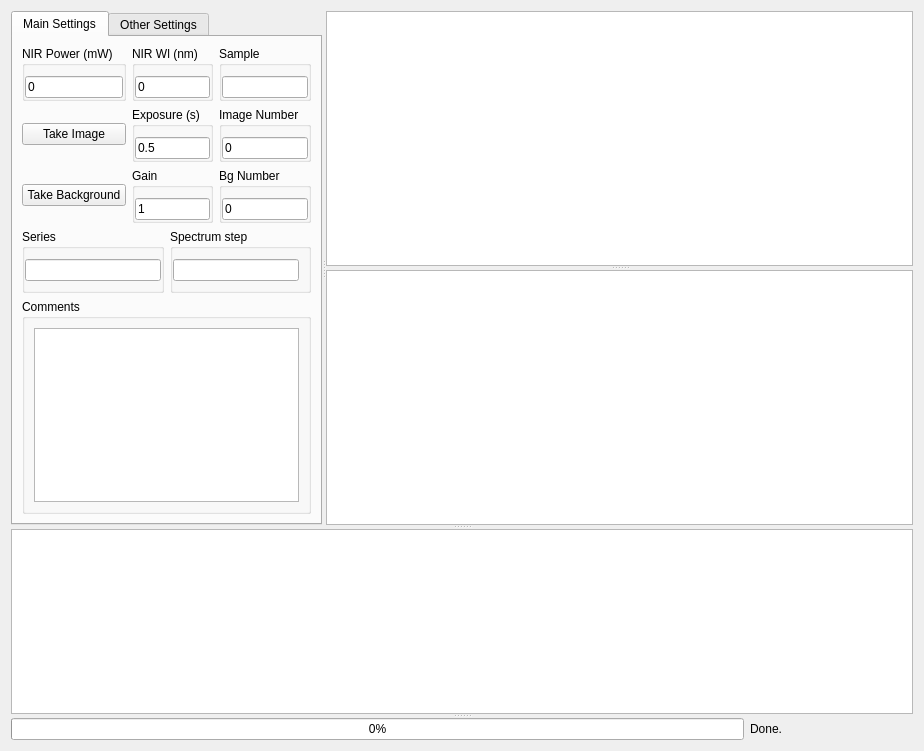
<?xml version="1.0" encoding="UTF-8"?>
<ui version="4.0">
 <class>Alignment</class>
 <widget class="QWidget" name="Alignment">
  <property name="geometry">
   <rect>
    <x>0</x>
    <y>0</y>
    <width>924</width>
    <height>751</height>
   </rect>
  </property>
  <property name="windowTitle">
   <string>Form</string>
  </property>
  <layout class="QVBoxLayout" name="verticalLayout">
   <item>
    <widget class="QSplitter" name="splitterAll">
     <property name="orientation">
      <enum>Qt::Vertical</enum>
     </property>
     <widget class="QSplitter" name="splitterTop">
      <property name="orientation">
       <enum>Qt::Horizontal</enum>
      </property>
      <widget class="QTabWidget" name="tabWidget_3">
       <property name="sizePolicy">
        <sizepolicy hsizetype="Expanding" vsizetype="Expanding">
         <horstretch>1</horstretch>
         <verstretch>0</verstretch>
        </sizepolicy>
       </property>
       <property name="currentIndex">
        <number>0</number>
       </property>
       <widget class="QWidget" name="tab_3">
        <attribute name="title">
         <string>Main Settings</string>
        </attribute>
        <layout class="QVBoxLayout" name="verticalLayout_3">
         <item>
          <layout class="QGridLayout" name="gridLayout" columnstretch="1,0,0">
           <item row="0" column="2">
            <widget class="QGroupBox" name="groupBox_42">
             <property name="title">
              <string>Sample</string>
             </property>
             <property name="flat">
              <bool>true</bool>
             </property>
             <property name="checkable">
              <bool>false</bool>
             </property>
             <layout class="QGridLayout" name="gridLayout_12">
              <property name="leftMargin">
               <number>0</number>
              </property>
              <property name="topMargin">
               <number>10</number>
              </property>
              <property name="rightMargin">
               <number>0</number>
              </property>
              <property name="bottomMargin">
               <number>0</number>
              </property>
              <property name="spacing">
               <number>0</number>
              </property>
              <item row="0" column="0">
               <widget class="QLineEdit" name="tSampleName">
                <property name="toolTip">
                 <string/>
                </property>
                <property name="statusTip">
                 <string/>
                </property>
                <property name="whatsThis">
                 <string/>
                </property>
                <property name="accessibleName">
                 <string/>
                </property>
                <property name="accessibleDescription">
                 <string/>
                </property>
                <property name="inputMethodHints">
                 <set>Qt::ImhNone</set>
                </property>
                <property name="text">
                 <string/>
                </property>
               </widget>
              </item>
             </layout>
            </widget>
           </item>
           <item row="0" column="0">
            <widget class="QGroupBox" name="groupBox_4">
             <property name="title">
              <string>NIR Power (mW)</string>
             </property>
             <property name="flat">
              <bool>true</bool>
             </property>
             <property name="checkable">
              <bool>false</bool>
             </property>
             <layout class="QGridLayout" name="gridLayout_3">
              <property name="leftMargin">
               <number>0</number>
              </property>
              <property name="topMargin">
               <number>10</number>
              </property>
              <property name="rightMargin">
               <number>0</number>
              </property>
              <property name="bottomMargin">
               <number>0</number>
              </property>
              <property name="spacing">
               <number>0</number>
              </property>
              <item row="0" column="0">
               <widget class="QFNumberEdit" name="tCCDNIRP">
                <property name="text">
                 <string>0</string>
                </property>
               </widget>
              </item>
             </layout>
            </widget>
           </item>
           <item row="4" column="0">
            <widget class="QPushButton" name="bCCDBack">
             <property name="text">
              <string>Take Background</string>
             </property>
            </widget>
           </item>
           <item row="4" column="1">
            <widget class="QGroupBox" name="groupBox_35">
             <property name="title">
              <string>Gain</string>
             </property>
             <property name="flat">
              <bool>true</bool>
             </property>
             <layout class="QHBoxLayout" name="horizontalLayout_33">
              <property name="leftMargin">
               <number>0</number>
              </property>
              <property name="topMargin">
               <number>10</number>
              </property>
              <property name="rightMargin">
               <number>0</number>
              </property>
              <property name="bottomMargin">
               <number>0</number>
              </property>
              <item>
               <widget class="QINumberEdit" name="tEMCCDGain">
                <property name="text">
                 <string>1</string>
                </property>
               </widget>
              </item>
             </layout>
            </widget>
           </item>
           <item row="4" column="2">
            <widget class="QGroupBox" name="groupBox_38">
             <property name="title">
              <string>Bg Number</string>
             </property>
             <property name="flat">
              <bool>true</bool>
             </property>
             <property name="checkable">
              <bool>false</bool>
             </property>
             <layout class="QGridLayout" name="gridLayout_8">
              <property name="leftMargin">
               <number>0</number>
              </property>
              <property name="topMargin">
               <number>10</number>
              </property>
              <property name="rightMargin">
               <number>0</number>
              </property>
              <property name="bottomMargin">
               <number>0</number>
              </property>
              <property name="spacing">
               <number>0</number>
              </property>
              <item row="0" column="0">
               <widget class="QINumberEdit" name="tCCDBGNum">
                <property name="text">
                 <string>0</string>
                </property>
               </widget>
              </item>
             </layout>
            </widget>
           </item>
           <item row="3" column="0">
            <widget class="QPushButton" name="bCCDImage">
             <property name="text">
              <string>Take Image</string>
             </property>
            </widget>
           </item>
           <item row="3" column="1">
            <widget class="QGroupBox" name="groupBox_34">
             <property name="title">
              <string>Exposure (s)</string>
             </property>
             <property name="flat">
              <bool>true</bool>
             </property>
             <layout class="QHBoxLayout" name="horizontalLayout_32">
              <property name="leftMargin">
               <number>0</number>
              </property>
              <property name="topMargin">
               <number>10</number>
              </property>
              <property name="rightMargin">
               <number>0</number>
              </property>
              <property name="bottomMargin">
               <number>0</number>
              </property>
              <item>
               <widget class="QFNumberEdit" name="tEMCCDExp">
                <property name="text">
                 <string>0.5</string>
                </property>
               </widget>
              </item>
             </layout>
            </widget>
           </item>
           <item row="0" column="1">
            <widget class="QGroupBox" name="groupBox_36">
             <property name="title">
              <string>NIR Wl (nm)</string>
             </property>
             <property name="flat">
              <bool>true</bool>
             </property>
             <property name="checkable">
              <bool>false</bool>
             </property>
             <layout class="QGridLayout" name="gridLayout_6">
              <property name="leftMargin">
               <number>0</number>
              </property>
              <property name="topMargin">
               <number>10</number>
              </property>
              <property name="rightMargin">
               <number>0</number>
              </property>
              <property name="bottomMargin">
               <number>0</number>
              </property>
              <property name="spacing">
               <number>0</number>
              </property>
              <item row="0" column="0">
               <widget class="QFNumberEdit" name="tCCDNIRwavelength">
                <property name="text">
                 <string>0</string>
                </property>
               </widget>
              </item>
             </layout>
            </widget>
           </item>
           <item row="3" column="2">
            <widget class="QGroupBox" name="groupBox_37">
             <property name="title">
              <string>Image Number</string>
             </property>
             <property name="flat">
              <bool>true</bool>
             </property>
             <property name="checkable">
              <bool>false</bool>
             </property>
             <layout class="QGridLayout" name="gridLayout_7">
              <property name="leftMargin">
               <number>0</number>
              </property>
              <property name="topMargin">
               <number>10</number>
              </property>
              <property name="rightMargin">
               <number>0</number>
              </property>
              <property name="bottomMargin">
               <number>0</number>
              </property>
              <property name="spacing">
               <number>0</number>
              </property>
              <item row="0" column="0">
               <widget class="QINumberEdit" name="tCCDImageNum">
                <property name="text">
                 <string>0</string>
                </property>
               </widget>
              </item>
             </layout>
            </widget>
           </item>
          </layout>
         </item>
         <item>
          <layout class="QHBoxLayout" name="horizontalLayout_4">
           <item>
            <widget class="QGroupBox" name="groupBox_Series">
             <property name="title">
              <string>Series</string>
             </property>
             <property name="flat">
              <bool>true</bool>
             </property>
             <layout class="QHBoxLayout" name="horizontalLayout">
              <property name="leftMargin">
               <number>0</number>
              </property>
              <property name="topMargin">
               <number>10</number>
              </property>
              <property name="rightMargin">
               <number>0</number>
              </property>
              <item>
               <widget class="QLineEdit" name="tCCDSeries">
                <property name="toolTip">
                 <string>NIRP, NIRW, FELF, FELP, SLITS, SPECL</string>
                </property>
               </widget>
              </item>
             </layout>
            </widget>
           </item>
           <item>
            <widget class="QGroupBox" name="groupBox_3">
             <property name="title">
              <string>Spectrum step</string>
             </property>
             <property name="flat">
              <bool>true</bool>
             </property>
             <layout class="QVBoxLayout" name="verticalLayout_2">
              <property name="leftMargin">
               <number>0</number>
              </property>
              <property name="topMargin">
               <number>10</number>
              </property>
              <item>
               <widget class="QLineEdit" name="tSpectrumStep"/>
              </item>
             </layout>
            </widget>
           </item>
          </layout>
         </item>
         <item>
          <widget class="QGroupBox" name="groupBox_46">
           <property name="title">
            <string>Comments</string>
           </property>
           <property name="flat">
            <bool>true</bool>
           </property>
           <layout class="QHBoxLayout" name="horizontalLayout_37">
            <item>
             <widget class="QTextEdit" name="tCCDComments"/>
            </item>
           </layout>
          </widget>
         </item>
        </layout>
       </widget>
       <widget class="QWidget" name="tab_4">
        <attribute name="title">
         <string>Other Settings</string>
        </attribute>
        <layout class="QHBoxLayout" name="horizontalLayout_52">
         <item>
          <layout class="QGridLayout" name="gridLayout_17">
           <item row="0" column="3">
            <widget class="QGroupBox" name="groupBox_45">
             <property name="title">
              <string>Slits</string>
             </property>
             <property name="flat">
              <bool>true</bool>
             </property>
             <property name="checkable">
              <bool>false</bool>
             </property>
             <layout class="QGridLayout" name="gridLayout_15">
              <property name="leftMargin">
               <number>0</number>
              </property>
              <property name="topMargin">
               <number>10</number>
              </property>
              <property name="rightMargin">
               <number>0</number>
              </property>
              <property name="bottomMargin">
               <number>0</number>
              </property>
              <property name="spacing">
               <number>0</number>
              </property>
              <item row="0" column="0">
               <widget class="QLineEdit" name="tCCDSlits">
                <property name="text">
                 <string>0</string>
                </property>
               </widget>
              </item>
             </layout>
            </widget>
           </item>
           <item row="1" column="3">
            <widget class="QGroupBox" name="groupBox_44">
             <property name="title">
              <string>Ymax</string>
             </property>
             <property name="flat">
              <bool>true</bool>
             </property>
             <property name="checkable">
              <bool>false</bool>
             </property>
             <layout class="QGridLayout" name="gridLayout_14">
              <property name="leftMargin">
               <number>0</number>
              </property>
              <property name="topMargin">
               <number>10</number>
              </property>
              <property name="rightMargin">
               <number>0</number>
              </property>
              <property name="bottomMargin">
               <number>0</number>
              </property>
              <property name="spacing">
               <number>0</number>
              </property>
              <item row="0" column="0">
               <widget class="QLineEdit" name="tCCDYMax">
                <property name="text">
                 <string>400</string>
                </property>
               </widget>
              </item>
             </layout>
            </widget>
           </item>
           <item row="1" column="2">
            <widget class="QGroupBox" name="groupBox_43">
             <property name="title">
              <string>Ymin</string>
             </property>
             <property name="flat">
              <bool>true</bool>
             </property>
             <property name="checkable">
              <bool>false</bool>
             </property>
             <layout class="QGridLayout" name="gridLayout_13">
              <property name="leftMargin">
               <number>0</number>
              </property>
              <property name="topMargin">
               <number>10</number>
              </property>
              <property name="rightMargin">
               <number>0</number>
              </property>
              <property name="bottomMargin">
               <number>0</number>
              </property>
              <property name="spacing">
               <number>0</number>
              </property>
              <item row="0" column="0">
               <widget class="QLineEdit" name="tCCDYMin">
                <property name="text">
                 <string>0</string>
                </property>
               </widget>
              </item>
             </layout>
            </widget>
           </item>
           <item row="3" column="0">
            <spacer name="verticalSpacer_4">
             <property name="orientation">
              <enum>Qt::Vertical</enum>
             </property>
             <property name="sizeHint" stdset="0">
              <size>
               <width>20</width>
               <height>40</height>
              </size>
             </property>
            </spacer>
           </item>
           <item row="1" column="0">
            <widget class="QGroupBox" name="groupBox_2">
             <property name="title">
              <string>Sample Temp</string>
             </property>
             <property name="flat">
              <bool>true</bool>
             </property>
             <layout class="QHBoxLayout" name="horizontalLayout_44">
              <property name="leftMargin">
               <number>0</number>
              </property>
              <property name="topMargin">
               <number>10</number>
              </property>
              <property name="rightMargin">
               <number>0</number>
              </property>
              <property name="bottomMargin">
               <number>0</number>
              </property>
              <item>
               <widget class="QLineEdit" name="tCCDSampleTemp"/>
              </item>
             </layout>
            </widget>
           </item>
           <item row="2" column="0">
            <widget class="QGroupBox" name="groupBox">
             <property name="title">
              <string>NIR Pol</string>
             </property>
             <property name="flat">
              <bool>true</bool>
             </property>
             <layout class="QHBoxLayout" name="horizontalLayout_2">
              <property name="leftMargin">
               <number>0</number>
              </property>
              <property name="topMargin">
               <number>10</number>
              </property>
              <property name="rightMargin">
               <number>0</number>
              </property>
              <property name="bottomMargin">
               <number>0</number>
              </property>
              <item>
               <widget class="QLineEdit" name="tCCDNIRPol"/>
              </item>
             </layout>
            </widget>
           </item>
          </layout>
         </item>
        </layout>
       </widget>
      </widget>
      <widget class="QSplitter" name="splitterImages">
       <property name="sizePolicy">
        <sizepolicy hsizetype="Preferred" vsizetype="Expanding">
         <horstretch>10</horstretch>
         <verstretch>0</verstretch>
        </sizepolicy>
       </property>
       <property name="orientation">
        <enum>Qt::Vertical</enum>
       </property>
       <widget class="ImageViewWithPlotItemContainer" name="gCCDImage">
        <property name="sizePolicy">
         <sizepolicy hsizetype="Expanding" vsizetype="Preferred">
          <horstretch>1</horstretch>
          <verstretch>1</verstretch>
         </sizepolicy>
        </property>
       </widget>
       <widget class="ImageViewWithPlotItemContainer" name="gCCDBack">
        <property name="sizePolicy">
         <sizepolicy hsizetype="Expanding" vsizetype="Preferred">
          <horstretch>1</horstretch>
          <verstretch>1</verstretch>
         </sizepolicy>
        </property>
       </widget>
      </widget>
     </widget>
     <widget class="PlotWidget" name="gCCDBin"/>
     <widget class="QWidget" name="layoutWidget">
      <layout class="QHBoxLayout" name="horizontalLayout_34" stretch="9,1,1">
       <property name="bottomMargin">
        <number>0</number>
       </property>
       <item>
        <widget class="QProgressBar" name="pCCD">
         <property name="value">
          <number>0</number>
         </property>
        </widget>
       </item>
       <item>
        <widget class="QLabel" name="lCCDProg">
         <property name="text">
          <string>Done.</string>
         </property>
        </widget>
       </item>
       <item>
        <spacer name="horizontalSpacer_3">
         <property name="orientation">
          <enum>Qt::Horizontal</enum>
         </property>
         <property name="sizeHint" stdset="0">
          <size>
           <width>40</width>
           <height>20</height>
          </size>
         </property>
        </spacer>
       </item>
      </layout>
     </widget>
    </widget>
   </item>
  </layout>
 </widget>
 <customwidgets>
  <customwidget>
   <class>QINumberEdit</class>
   <extends>QLineEdit</extends>
   <header>InstsAndQt.customQt</header>
  </customwidget>
  <customwidget>
   <class>QFNumberEdit</class>
   <extends>QLineEdit</extends>
   <header>InstsAndQt.customQt</header>
  </customwidget>
  <customwidget>
   <class>PlotWidget</class>
   <extends>QGraphicsView</extends>
   <header>pyqtgraph</header>
  </customwidget>
  <customwidget>
   <class>ImageViewWithPlotItemContainer</class>
   <extends>QGraphicsView</extends>
   <header>ImageViewWithPlotItemContainer</header>
  </customwidget>
 </customwidgets>
 <resources/>
 <connections/>
</ui>
